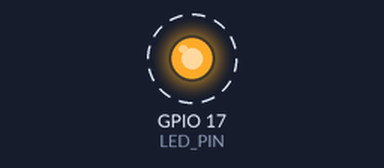
Simulated run of this program. Board: Raspberry Pi (BCM pin numbers). On the bench: output pins drawn as LEDs (lit = HIGH). Dashed ring = blinking. What the program prints to the terminal is not drawn.

Above: at 0.5 s.
Timing chart, 0 to 4.6 s (numbered marks = the images above):
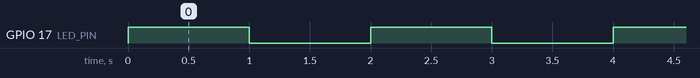

The program:

main.py
```python
import RPi.GPIO as GPIO
import time

LED_PIN = 17

GPIO.setmode(GPIO.BCM)
GPIO.setup(LED_PIN, GPIO.OUT)

try:
    while True:
        GPIO.output(LED_PIN, GPIO.HIGH)
        print("LED ON")
        time.sleep(1)

        GPIO.output(LED_PIN, GPIO.LOW)
        print("LED OFF")
        time.sleep(1)

except KeyboardInterrupt:
    print("Exit")

finally:
    GPIO.cleanup()
```

Measured:
- by itself, GPIO 17 (LED_PIN): alternates HIGH for 1.0 s and LOW for 1.0 s
